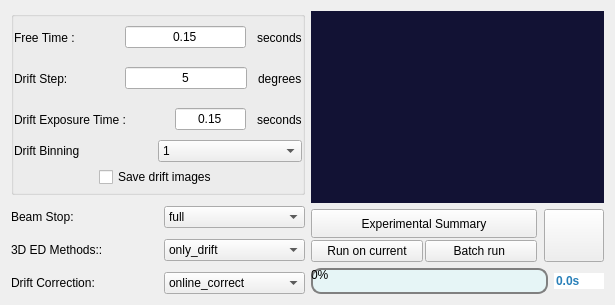
                  <widget class="QWidget" name="tab_7">
                   <attribute name="title">
                    <string>4. Start Running</string>
                   </attribute>
                   <layout class="QHBoxLayout" name="horizontalLayout_80">
                    <item>
                     <layout class="QHBoxLayout" name="horizontalLayout_68" stretch="1,1">
                      <item>
                       <layout class="QVBoxLayout" name="verticalLayout_45">
                        <property name="spacing">
                         <number>11</number>
                        </property>
                        <item>
                         <widget class="QGroupBox" name="groupBox">
                          <property name="title">
                           <string/>
                          </property>
                          <layout class="QVBoxLayout" name="verticalLayout_38">
                           <property name="spacing">
                            <number>0</number>
                           </property>
                           <property name="leftMargin">
                            <number>0</number>
                           </property>
                           <property name="topMargin">
                            <number>0</number>
                           </property>
                           <property name="rightMargin">
                            <number>0</number>
                           </property>
                           <property name="bottomMargin">
                            <number>0</number>
                           </property>
                           <item>
                            <layout class="QVBoxLayout" name="verticalLayout_35">
                             <property name="spacing">
                              <number>0</number>
                             </property>
                             <item>
                              <layout class="QHBoxLayout" name="horizontalLayout_49">
                               <property name="spacing">
                                <number>11</number>
                               </property>
                               <item>
                                <widget class="QLabel" name="label_32">
                                 <property name="sizePolicy">
                                  <sizepolicy hsizetype="Preferred" vsizetype="Expanding">
                                   <horstretch>0</horstretch>
                                   <verstretch>0</verstretch>
                                  </sizepolicy>
                                 </property>
                                 <property name="minimumSize">
                                  <size>
                                   <width>100</width>
                                   <height>0</height>
                                  </size>
                                 </property>
                                 <property name="styleSheet">
                                  <string notr="true"/>
                                 </property>
                                 <property name="text">
                                  <string>Free Time :</string>
                                 </property>
                                </widget>
                               </item>
                               <item>
                                <widget class="QLineEdit" name="lineEdit_tiltspeed_7">
                                 <property name="text">
                                  <string>0.15</string>
                                 </property>
                                 <property name="alignment">
                                  <set>Qt::AlignCenter</set>
                                 </property>
                                </widget>
                               </item>
                               <item>
                                <widget class="QLabel" name="label_13">
                                 <property name="text">
                                  <string>seconds</string>
                                 </property>
                                </widget>
                               </item>
                              </layout>
                             </item>
                             <item>
                              <layout class="QHBoxLayout" name="horizontalLayout_52">
                               <property name="spacing">
                                <number>11</number>
                               </property>
                               <item>
                                <widget class="QLabel" name="label_42">
                                 <property name="sizePolicy">
                                  <sizepolicy hsizetype="Preferred" vsizetype="Expanding">
                                   <horstretch>0</horstretch>
                                   <verstretch>0</verstretch>
                                  </sizepolicy>
                                 </property>
                                 <property name="minimumSize">
                                  <size>
                                   <width>100</width>
                                   <height>0</height>
                                  </size>
                                 </property>
                                 <property name="styleSheet">
                                  <string notr="true"/>
                                 </property>
                                 <property name="text">
                                  <string>Drift Step:</string>
                                 </property>
                                </widget>
                               </item>
                               <item>
                                <widget class="QLineEdit" name="lineEdit_tiltspeed_8">
                                 <property name="text">
                                  <string>5</string>
                                 </property>
                                 <property name="alignment">
                                  <set>Qt::AlignCenter</set>
                                 </property>
                                </widget>
                               </item>
                               <item>
                                <widget class="QLabel" name="label_14">
                                 <property name="text">
                                  <string>degrees</string>
                                 </property>
                                </widget>
                               </item>
                              </layout>
                             </item>
                             <item>
                              <layout class="QHBoxLayout" name="horizontalLayout_55">
                               <property name="spacing">
                                <number>11</number>
                               </property>
                               <item>
                                <widget class="QLabel" name="label_43">
                                 <property name="sizePolicy">
                                  <sizepolicy hsizetype="Preferred" vsizetype="Expanding">
                                   <horstretch>0</horstretch>
                                   <verstretch>0</verstretch>
                                  </sizepolicy>
                                 </property>
                                 <property name="minimumSize">
                                  <size>
                                   <width>150</width>
                                   <height>0</height>
                                  </size>
                                 </property>
                                 <property name="styleSheet">
                                  <string notr="true"/>
                                 </property>
                                 <property name="text">
                                  <string>Drift Exposure Time :</string>
                                 </property>
                                </widget>
                               </item>
                               <item>
                                <widget class="QLineEdit" name="lineEdit_tiltspeed_9">
                                 <property name="text">
                                  <string>0.15</string>
                                 </property>
                                 <property name="alignment">
                                  <set>Qt::AlignCenter</set>
                                 </property>
                                </widget>
                               </item>
                               <item>
                                <widget class="QLabel" name="label_15">
                                 <property name="text">
                                  <string>seconds</string>
                                 </property>
                                </widget>
                               </item>
                              </layout>
                             </item>
                             <item>
                              <layout class="QHBoxLayout" name="horizontalLayout_36">
                               <item>
                                <widget class="QLabel" name="label_16">
                                 <property name="text">
                                  <string>Drift Binning</string>
                                 </property>
                                </widget>
                               </item>
                               <item>
                                <widget class="QComboBox" name="comboBox">
                                 <property name="currentText">
                                  <string>1</string>
                                 </property>
                                 <item>
                                  <property name="text">
                                   <string>1</string>
                                  </property>
                                 </item>
                                 <item>
                                  <property name="text">
                                   <string>2</string>
                                  </property>
                                 </item>
                                 <item>
                                  <property name="text">
                                   <string>4</string>
                                  </property>
                                 </item>
                                 <item>
                                  <property name="text">
                                   <string>8</string>
                                  </property>
                                 </item>
                                </widget>
                               </item>
                              </layout>
                             </item>
                             <item>
                              <layout class="QHBoxLayout" name="horizontalLayout_81">
                               <property name="topMargin">
                                <number>5</number>
                               </property>
                               <property name="bottomMargin">
                                <number>5</number>
                               </property>
                               <item>
                                <widget class="QCheckBox" name="checkBox">
                                 <property name="sizePolicy">
                                  <sizepolicy hsizetype="Fixed" vsizetype="Fixed">
                                   <horstretch>0</horstretch>
                                   <verstretch>0</verstretch>
                                  </sizepolicy>
                                 </property>
                                 <property name="text">
                                  <string>Save drift images</string>
                                 </property>
                                </widget>
                               </item>
                              </layout>
                             </item>
                            </layout>
                           </item>
                          </layout>
                         </widget>
                        </item>
                        <item>
                         <layout class="QVBoxLayout" name="verticalLayout_44">
                          <item>
                           <layout class="QHBoxLayout" name="horizontalLayout_60">
                            <item>
                             <widget class="QLabel" name="label_18">
                              <property name="text">
                               <string>Beam Stop: </string>
                              </property>
                             </widget>
                            </item>
                            <item>
                             <widget class="QComboBox" name="comboBox_4">
                              <property name="currentText">
                               <string>full</string>
                              </property>
                              <item>
                               <property name="text">
                                <string>full</string>
                               </property>
                              </item>
                              <item>
                               <property name="text">
                                <string>half</string>
                               </property>
                              </item>
                              <item>
                               <property name="text">
                                <string>no</string>
                               </property>
                              </item>
                             </widget>
                            </item>
                           </layout>
                          </item>
                          <item>
                           <layout class="QHBoxLayout" name="horizontalLayout_61">
                            <item>
                             <widget class="QLabel" name="label_44">
                              <property name="text">
                               <string>3D ED Methods:: </string>
                              </property>
                             </widget>
                            </item>
                            <item>
                             <widget class="QComboBox" name="comboBox_5">
                              <property name="currentText">
                               <string>only_drift</string>
                              </property>
                              <item>
                               <property name="text">
                                <string>only_drift</string>
                               </property>
                              </item>
                              <item>
                               <property name="text">
                                <string>red</string>
                               </property>
                              </item>
                              <item>
                               <property name="text">
                                <string>scred</string>
                               </property>
                              </item>
                              <item>
                               <property name="text">
                                <string>cred</string>
                               </property>
                              </item>
                             </widget>
                            </item>
                           </layout>
                          </item>
                          <item>
                           <layout class="QHBoxLayout" name="horizontalLayout_62">
                            <item>
                             <widget class="QLabel" name="label_45">
                              <property name="text">
                               <string>Drift Correction:</string>
                              </property>
                             </widget>
                            </item>
                            <item>
                             <widget class="QComboBox" name="comboBox_6">
                              <property name="currentText">
                               <string>online_correct</string>
                              </property>
                              <item>
                               <property name="text">
                                <string>online_correct</string>
                               </property>
                              </item>
                              <item>
                               <property name="text">
                                <string>offline_correct</string>
                               </property>
                              </item>
                              <item>
                               <property name="text">
                                <string>no_correct</string>
                               </property>
                              </item>
                             </widget>
                            </item>
                           </layout>
                          </item>
                         </layout>
                        </item>
                       </layout>
                      </item>
                      <item>
                       <layout class="QVBoxLayout" name="verticalLayout_28">
                        <item>
                         <widget class="QTextBrowser" name="listWidget_particle_searching">
                          <property name="maximumSize">
                           <size>
                            <width>675</width>
                            <height>295</height>
                           </size>
                          </property>
                          <property name="font">
                           <font>
                            <family>Arial</family>
                            <pointsize>9</pointsize>
                            <weight>50</weight>
                            <italic>false</italic>
                            <bold>false</bold>
                           </font>
                          </property>
                          <property name="styleSheet">
                           <string notr="true">border:none;
background: #121234;</string>
                          </property>
                         </widget>
                        </item>
                        <item>
                         <layout class="QHBoxLayout" name="horizontalLayout_3">
                          <property name="spacing">
                           <number>7</number>
                          </property>
                          <property name="bottomMargin">
                           <number>0</number>
                          </property>
                          <item>
                           <layout class="QVBoxLayout" name="verticalLayout_31">
                            <property name="spacing">
                             <number>2</number>
                            </property>
                            <item>
                             <widget class="QPushButton" name="pushButton_summary">
                              <property name="sizePolicy">
                               <sizepolicy hsizetype="Minimum" vsizetype="Expanding">
                                <horstretch>0</horstretch>
                                <verstretch>0</verstretch>
                               </sizepolicy>
                              </property>
                              <property name="minimumSize">
                               <size>
                                <width>0</width>
                                <height>29</height>
                               </size>
                              </property>
                              <property name="maximumSize">
                               <size>
                                <width>16777215</width>
                                <height>50</height>
                               </size>
                              </property>
                              <property name="font">
                               <font>
                                <family>Arial</family>
                                <pointsize>9</pointsize>
                                <weight>50</weight>
                                <italic>false</italic>
                                <bold>false</bold>
                               </font>
                              </property>
                              <property name="styleSheet">
                               <string notr="true"/>
                              </property>
                              <property name="text">
                               <string>Experimental Summary</string>
                              </property>
                             </widget>
                            </item>
                            <item>
                             <layout class="QHBoxLayout" name="horizontalLayout_2">
                              <property name="spacing">
                               <number>2</number>
                              </property>
                              <item>
                               <widget class="QPushButton" name="pushButton_singlerun">
                                <property name="sizePolicy">
                                 <sizepolicy hsizetype="Minimum" vsizetype="Expanding">
                                  <horstretch>0</horstretch>
                                  <verstretch>0</verstretch>
                                 </sizepolicy>
                                </property>
                                <property name="maximumSize">
                                 <size>
                                  <width>16777215</width>
                                  <height>40</height>
                                 </size>
                                </property>
                                <property name="font">
                                 <font>
                                  <family>Arial</family>
                                  <pointsize>9</pointsize>
                                  <weight>50</weight>
                                  <italic>false</italic>
                                  <bold>false</bold>
                                 </font>
                                </property>
                                <property name="styleSheet">
                                 <string notr="true"/>
                                </property>
                                <property name="text">
                                 <string>Run on current</string>
                                </property>
                                <property name="checkable">
                                 <bool>false</bool>
                                </property>
                               </widget>
                              </item>
                              <item>
                               <widget class="QPushButton" name="pushButton_batchrun">
                                <property name="sizePolicy">
                                 <sizepolicy hsizetype="Minimum" vsizetype="Expanding">
                                  <horstretch>0</horstretch>
                                  <verstretch>0</verstretch>
                                 </sizepolicy>
                                </property>
                                <property name="maximumSize">
                                 <size>
                                  <width>16777215</width>
                                  <height>40</height>
                                 </size>
                                </property>
                                <property name="font">
                                 <font>
                                  <family>Arial</family>
                                  <pointsize>9</pointsize>
                                  <weight>50</weight>
                                  <italic>false</italic>
                                  <bold>false</bold>
                                 </font>
                                </property>
                                <property name="styleSheet">
                                 <string notr="true"/>
                                </property>
                                <property name="text">
                                 <string>Batch run </string>
                                </property>
                                <property name="checkable">
                                 <bool>false</bool>
                                </property>
                               </widget>
                              </item>
                             </layout>
                            </item>
                           </layout>
                          </item>
                          <item>
                           <widget class="QPushButton" name="pushButton_stop">
                            <property name="sizePolicy">
                             <sizepolicy hsizetype="Minimum" vsizetype="Expanding">
                              <horstretch>0</horstretch>
                              <verstretch>0</verstretch>
                             </sizepolicy>
                            </property>
                            <property name="maximumSize">
                             <size>
                              <width>60</width>
                              <height>87</height>
                             </size>
                            </property>
                            <property name="font">
                             <font>
                              <family>Arial</family>
                              <pointsize>9</pointsize>
                              <weight>50</weight>
                              <italic>false</italic>
                              <bold>false</bold>
                             </font>
                            </property>
                            <property name="styleSheet">
                             <string notr="true"/>
                            </property>
                            <property name="text">
                             <string/>
                            </property>
                            <property name="icon">
                             <iconset>
                              <normaloff>svg/暂停.svg</normaloff>svg/暂停.svg</iconset>
                            </property>
                            <property name="iconSize">
                             <size>
                              <width>30</width>
                              <height>30</height>
                             </size>
                            </property>
                            <property name="checkable">
                             <bool>false</bool>
                            </property>
                           </widget>
                          </item>
                         </layout>
                        </item>
                        <item>
                         <layout class="QHBoxLayout" name="horizontalLayout_37">
                          <item>
                           <widget class="QProgressBar" name="progressBar">
                            <property name="sizePolicy">
                             <sizepolicy hsizetype="Expanding" vsizetype="Expanding">
                              <horstretch>0</horstretch>
                              <verstretch>0</verstretch>
                             </sizepolicy>
                            </property>
                            <property name="maximumSize">
                             <size>
                              <width>16777215</width>
                              <height>150</height>
                             </size>
                            </property>
                            <property name="font">
                             <font>
                              <family>Arial</family>
                              <pointsize>9</pointsize>
                              <weight>50</weight>
                              <italic>false</italic>
                              <bold>false</bold>
                             </font>
                            </property>
                            <property name="styleSheet">
                             <string notr="true">QProgressBar {
    border: 2px solid grey;
    border-radius: 10px;
	qproperty-alignment:AlignCenter;
    background-color: #90dff9fb;
}

QProgressBar::chunk {
    background-color: #0fbcf9;
    width: 10px;
    border-radius: 20px;
}</string>
                            </property>
                            <property name="value">
                             <number>0</number>
                            </property>
                            <property name="textDirection">
                             <enum>QProgressBar::TopToBottom</enum>
                            </property>
                           </widget>
                          </item>
                          <item>
                           <widget class="QLineEdit" name="lineEdit">
                            <property name="sizePolicy">
                             <sizepolicy hsizetype="Fixed" vsizetype="Fixed">
                              <horstretch>0</horstretch>
                              <verstretch>0</verstretch>
                             </sizepolicy>
                            </property>
                            <property name="maximumSize">
                             <size>
                              <width>50</width>
                              <height>16777215</height>
                             </size>
                            </property>
                            <property name="styleSheet">
                             <string notr="true">    border: none;
font-weight: bold;
color: #2980b9;</string>
                            </property>
                            <property name="text">
                             <string>0.0s</string>
                            </property>
                            <property name="readOnly">
                             <bool>true</bool>
                            </property>
                           </widget>
                          </item>
                         </layout>
                        </item>
                       </layout>
                      </item>
                     </layout>
                    </item>
                   </layout>
                  </widget>
